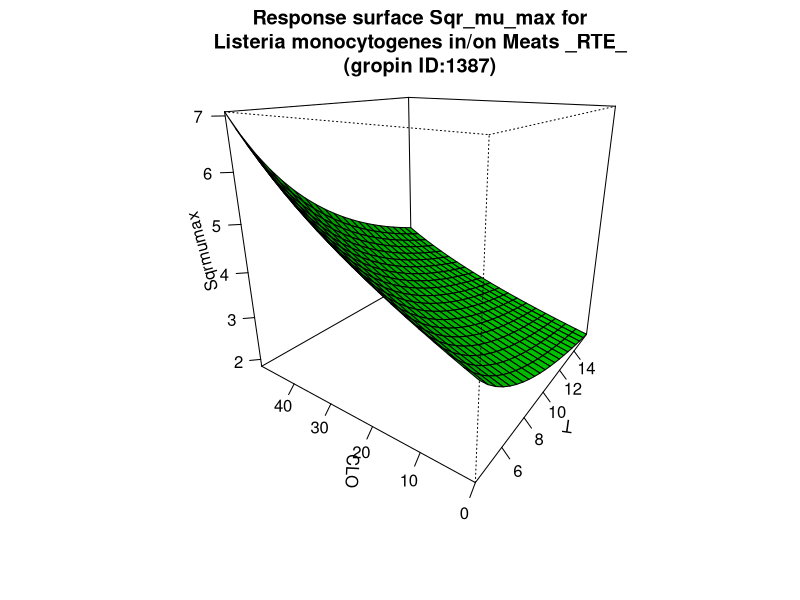

R code for this plot:
#############################
# start of Parameter script
#############################
T <- seq(4.004,15.984015984016,length.out=21)
CLO <- seq(0,49.95004995005,length.out=21)
#############################
# end of Parameter script
#############################
############################# 
# start of Model script Gropin ID 1387 
#############################
 
# constant coefficients for this model
 
variables <- data.frame(T,CLO)
argumentsPar <- unique.data.frame(expand.grid(variables))
 
# heart of the model
response_surface <- function(T,CLO) {
   mumax <-((48.5183/(T-(-1)))^0.5753)*(((100+CLO)/(100-CLO))^0.5913)

	return(mumax=mumax)
} 

# output parameters
responseSurface <- cbind(argumentsPar,response_surface(argumentsPar['T'],argumentsPar['CLO']))
colnames(responseSurface) <- c(colnames(argumentsPar),'Sqrmumax')
#############################
# End of Model script
#############################
############################# 
# start of Visualisation script Gropin ID 1387 
#############################
titleText <-'Response surface Sqr_mu_max for
Listeria monocytogenes in/on Meats _RTE_
(gropin ID:1387)'
persp(T,CLO,matrix(unlist(responseSurface$'Sqrmumax'),nrow=21),col = 'green',xlab='T',ylab='CLO',zlab='Sqrmumax',main=titleText,theta=305,phi=20,shade=0.25,ticktype = 'detailed')
#############################
# End of Visualisation script
#############################
